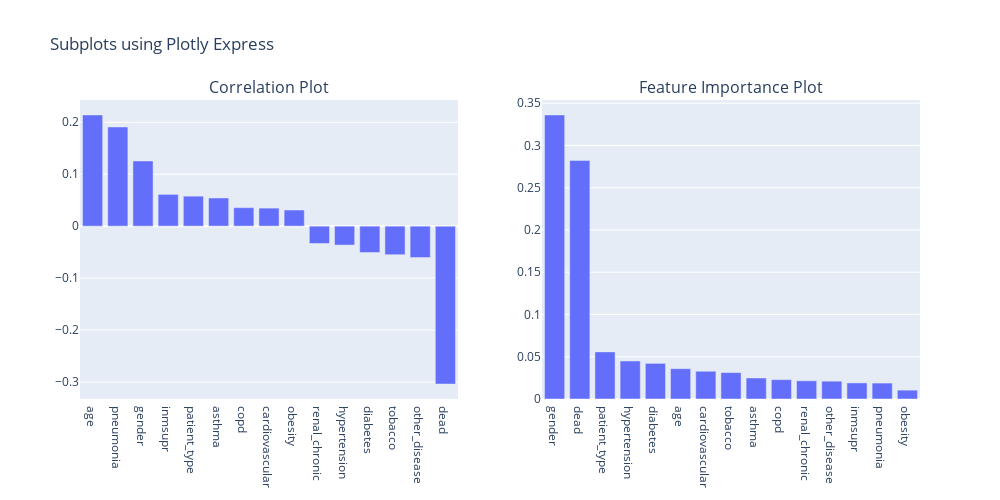

Notebook source saved alongside this figure:
### Markdown cell above
## The Two Plots

### Code cell
### The Two Plots
fig = make_subplots(rows=1, cols=2, subplot_titles=("Correlation Plot", "Feature Importance Plot"))

# Add the plots to the subplot
fig.add_traces(corr_plot.data, rows=1, cols=1)
fig.add_traces(feature_importance_plot.data, rows=1, cols=2)

# Update layout
fig.update_layout(height=500, width=1000, title_text="Subplots using Plotly Express")

# Show the figure
fig.show()

### Figure 1 — Plotly figure (JSON) as saved in the notebook; plotly's stock layout.template omitted (floating-point values rounded to 4 significant figures)
{"data": [{"alignmentgroup": "True", "hovertemplate": "Feature=%{x}<br>Correlation=%{y}<extra></extra>", "legendgroup": "", "marker": {"color": "#636efa", "pattern": {"shape": ""}}, "name": "", "offsetgroup": "", "orientation": "v", "showlegend": false, "textposition": "auto", "type": "bar", "x": ["age", "pneumonia", "gender", "inmsupr", "patient_type", "asthma", "copd", "cardiovascular", "obesity", "renal_chronic", "hypertension", "diabetes", "tobacco", "other_disease", "dead"], "xaxis": "x", "y": [0.214, 0.1909, 0.1255, 0.06113, 0.0577, 0.0542, 0.03555, 0.0347, 0.03107, -0.03342, -0.03643, -0.05077, -0.05505, -0.06046, -0.304], "yaxis": "y"}, {"alignmentgroup": "True", "hovertemplate": "Feature=%{x}<br>Importance=%{y}<extra></extra>", "legendgroup": "", "marker": {"color": "#636efa", "pattern": {"shape": ""}}, "name": "", "offsetgroup": "", "orientation": "v", "showlegend": false, "textposition": "auto", "type": "bar", "x": ["gender", "dead", "patient_type", "hypertension", "diabetes", "age", "cardiovascular", "tobacco", "asthma", "copd", "renal_chronic", "other_disease", "inmsupr", "pneumonia", "obesity"], "xaxis": "x2", "y": [0.3361, 0.2823, 0.05575, 0.04501, 0.0422, 0.03587, 0.03285, 0.03126, 0.02486, 0.0229, 0.02155, 0.02108, 0.01901, 0.01885, 0.01048], "yaxis": "y2"}], "layout": {"annotations": [{"font": {"size": 16}, "showarrow": false, "text": "Correlation Plot", "x": 0.225, "xanchor": "center", "xref": "paper", "y": 1, "yanchor": "bottom", "yref": "paper"}, {"font": {"size": 16}, "showarrow": false, "text": "Feature Importance Plot", "x": 0.775, "xanchor": "center", "xref": "paper", "y": 1, "yanchor": "bottom", "yref": "paper"}], "height": 500, "title": {"text": "Subplots using Plotly Express"}, "width": 1000, "xaxis": {"anchor": "y", "domain": [0, 0.45]}, "xaxis2": {"anchor": "y2", "domain": [0.55, 1]}, "yaxis": {"anchor": "x", "domain": [0, 1]}, "yaxis2": {"anchor": "x2", "domain": [0, 1]}}}
